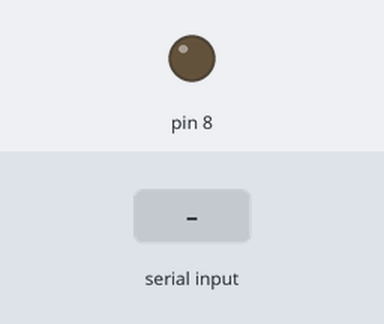
Bench run of a sketch on a simulated Arduino Uno, built with avr-gcc and run on an emulated ATmega328P. Parts: output pins drawn as LEDs (lit = HIGH). The inputs (shaded band) are chosen by the test bench. What the sketch prints to the serial monitor is not drawn.

Above: at 1.2 s.
1.3 s: "1" received over the second serial link
At 2.5 s:
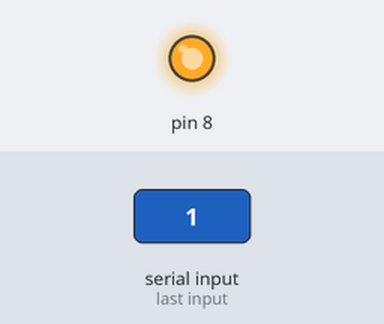
2.8 s: "0" received over the second serial link
At 3.8 s:
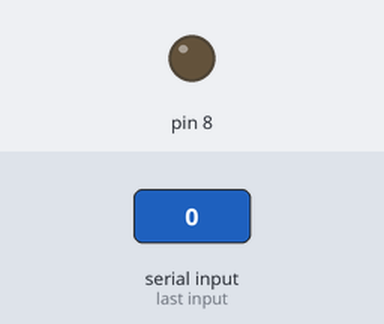
Timing chart, 0 to 5.8 s (numbered marks = the images above; inputs shaded):
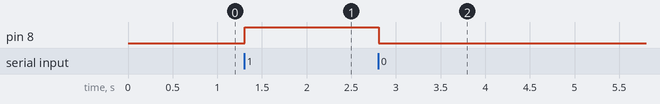

Measured:
- after the input at 1.3 s, pin 8: LOW → HIGH at once
- after the input at 2.8 s, pin 8: HIGH → LOW at once

The sketch:

FQ3LKRVIQ41Y17L.ino
```cpp
#include <SoftwareSerial.h>
SoftwareSerial BTserial(10, 11);

int state;

void setup() {
  // initialize digital pin 8 as an output.

  Serial.begin(9600);
  BTserial.begin(38400);

  pinMode(8, OUTPUT);

}

void loop() {

  if (BTserial.available() > 0) { // Checks whether data is comming from the serial port
    state = BTserial.read(); // Reads the data from the serial port
  }

  Serial.println(state);
  // Controlling the LED
  if (state == '1') {
    digitalWrite(8, HIGH); // LED ON
    state = 0;
  }
  else if (state == '0') {
    digitalWrite(8, LOW); // LED ON
    state = 0;
  }
}
```
